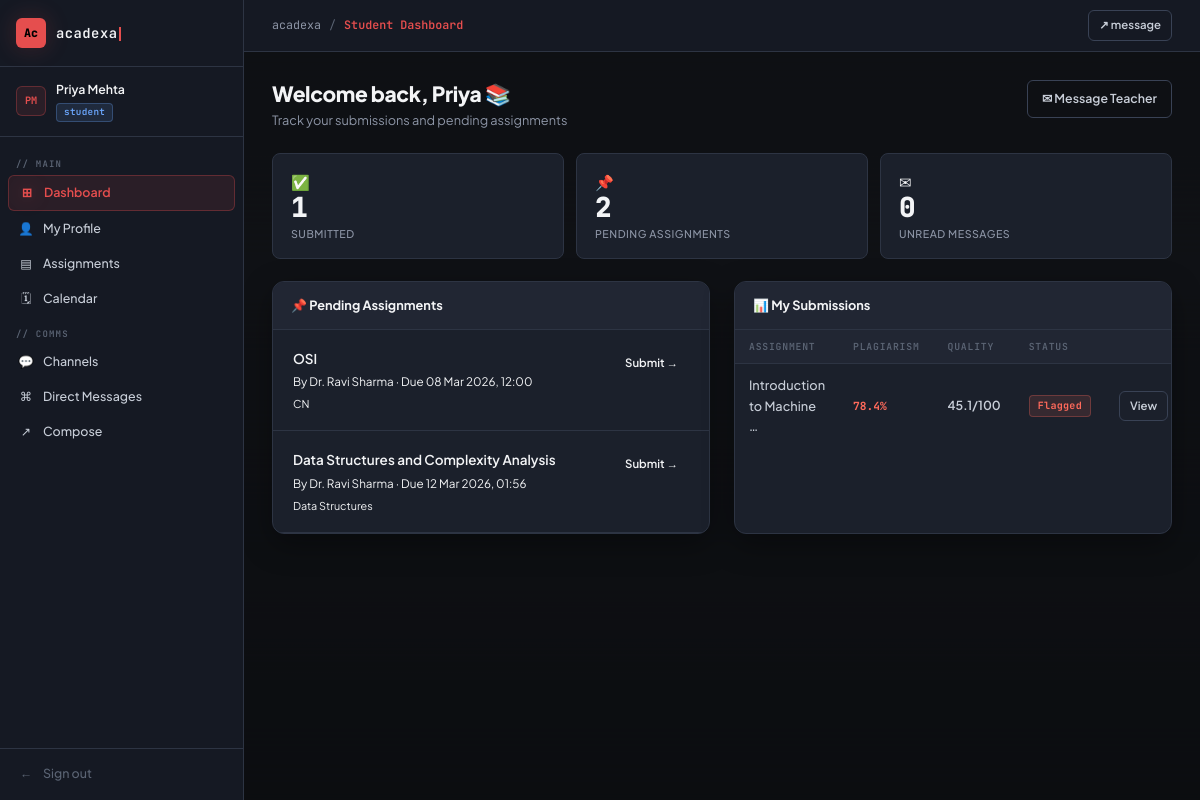
The app's page /dashboard/ (signed in), older data.
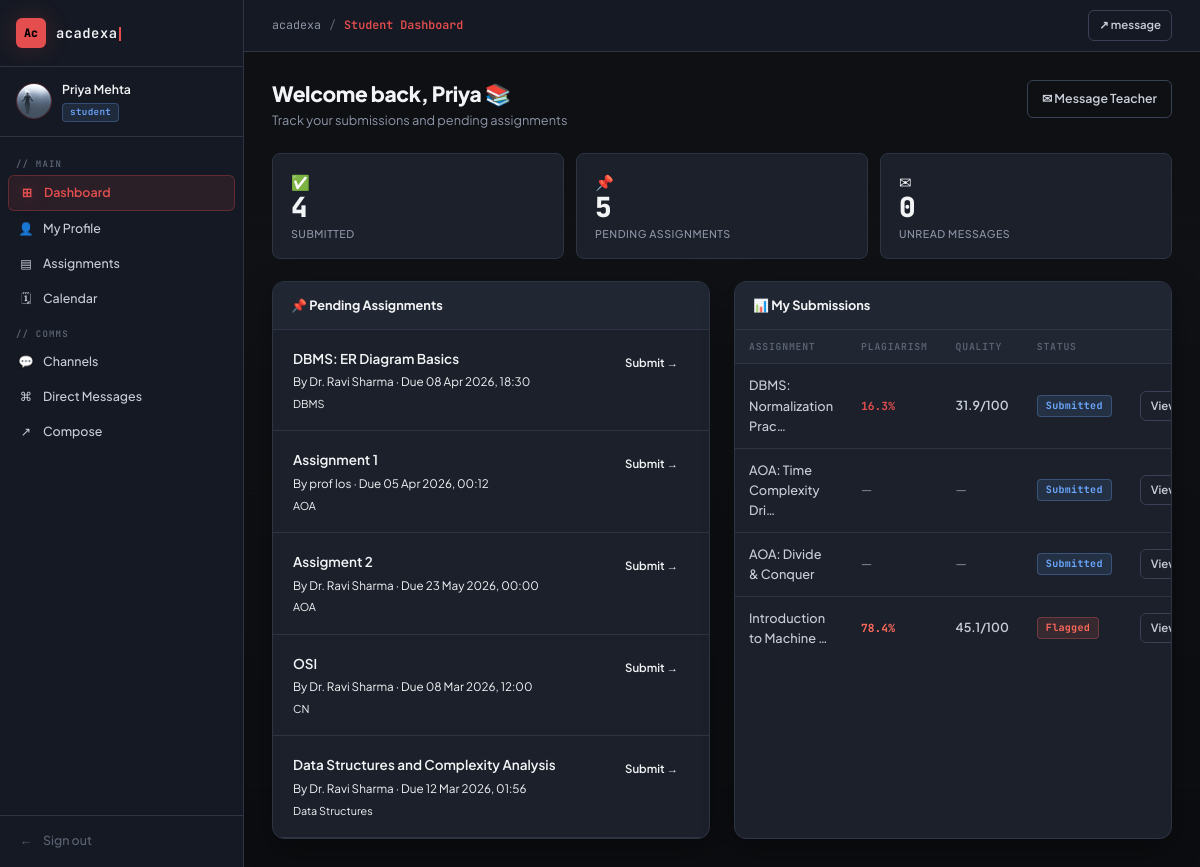
The same page, newer data.
### apps/accounts/models.py (models this page shows, shortened)
class User(AbstractUser):
    ROLE_CHOICES = [
        ('student', 'Student'),
        ('teacher', 'Teacher'),
    ]
    role = models.CharField(max_length=10, choices=ROLE_CHOICES, default='student')
    department = models.CharField(max_length=100, blank=True)
    profile_pic = models.ImageField(upload_to='profiles/', blank=True, null=True)
    bio = models.TextField(blank=True)
    def is_teacher(self):
        return self.role == 'teacher'

### apps/assignments/models.py (models this page shows, shortened)
class Assignment(models.Model):
    teacher = models.ForeignKey(
        settings.AUTH_USER_MODEL,
        on_delete=models.CASCADE,
        related_name='assignments_created'
    )
    title = models.CharField(max_length=200)
    description = models.TextField()
    subject = models.CharField(max_length=100, blank=True)
    deadline = models.DateTimeField()
    max_marks = models.IntegerField(default=100)
    created_at = models.DateTimeField(auto_now_add=True)
    updated_at = models.DateTimeField(auto_now=True)
    class Meta:
        ordering = ['-created_at']

class Submission(models.Model):
    STATUS_CHOICES = [
        ('submitted', 'Submitted'),
        ('reviewed', 'Reviewed'),
        ('flagged', 'Flagged'),
        ('approved', 'Approved'),
    ]
    assignment = models.ForeignKey(Assignment, on_delete=models.CASCADE, related_name='submissions')
    student = models.ForeignKey(
        settings.AUTH_USER_MODEL,
        on_delete=models.CASCADE,
        related_name='submissions'
    )
    file = models.FileField(upload_to='submissions/', blank=True, null=True)
    text_content = models.TextField(blank=True)
    extracted_text = models.TextField(blank=True)
    plagiarism_score = models.FloatField(null=True, blank=True)
    confidence_score = models.FloatField(null=True, blank=True)
    quality_score = models.FloatField(null=True, blank=True)
    ai_feedback = models.TextField(blank=True)
    generated_solution = models.TextField(blank=True)
    status = models.CharField(max_length=20, choices=STATUS_CHOICES, default='submitted')
    teacher_remarks = models.TextField(blank=True)
    marks_awarded = models.IntegerField(null=True, blank=True)
    submitted_at = models.DateTimeField(auto_now_add=True)
    reviewed_at = models.DateTimeField(null=True, blank=True)
    class Meta:
        ordering = ['-submitted_at']
        unique_together = ['assignment', 'student']
    def plagiarism_level(self):
        if self.plagiarism_score is None:
            return 'unknown'
        if self.plagiarism_score >= 70:
            return 'high'
        elif self.plagiarism_score >= 40:
            return 'medium'
        return 'low'

### apps/accounts/views.py (the view)
# urls.py: path('', dashboard_view, name='dashboard'),
@login_required
def dashboard_view(request):
    user = request.user
    context = {'user': user}
    if user.is_teacher():
        assignments = Assignment.objects.filter(teacher=user).order_by('-created_at')
        submissions = Submission.objects.filter(assignment__teacher=user).order_by('-submitted_at')
        total_submissions = submissions.count()
        pending_review = submissions.filter(status='submitted').count()
        flagged = submissions.filter(plagiarism_score__gte=60).count()
        avg_plagiarism = 0
        if total_submissions:
            scores = [s.plagiarism_score for s in submissions if s.plagiarism_score is not None]
            avg_plagiarism = round(sum(scores) / len(scores), 1) if scores else 0
        recent_submissions = submissions[:5]
        context.update({
            'assignments': assignments,
            'recent_submissions': recent_submissions,
            'total_submissions': total_submissions,
            'pending_review': pending_review,
            'flagged': flagged,
            'avg_plagiarism': avg_plagiarism,
            'total_assignments': assignments.count(),
        })
        return render(request, 'accounts/teacher_dashboard.html', context)
    else:
        submissions = Submission.objects.filter(student=user).order_by('-submitted_at')
        available = Assignment.objects.exclude(
            id__in=submissions.values_list('assignment_id', flat=True)
        ).order_by('-created_at')
        messages_count = Message.objects.filter(receiver=user, is_read=False).count()
        context.update({
            'submissions': submissions,
            'available_assignments': available,
            'unread_messages': messages_count,
            'total_submitted': submissions.count(),
        })
        return render(request, 'accounts/student_dashboard.html', context)

### templates/accounts/student_dashboard.html (shortened to what this page needs)
{% extends 'base/base.html' %}
{% block page_title %}Student Dashboard{% endblock %}
{% block content %}
<div class="page-header">
  <div>
    <h1>Welcome back, {{ user.first_name }} 📚</h1>
    <p>Track your submissions and pending assignments</p>
  </div>
  <a href="{% url 'send_message' %}" class="btn btn-outline">✉ Message Teacher</a>
</div>
<div class="stats-grid">
  <div class="stat-card">
    <span class="stat-icon">✅</span>
    <div class="stat-value">{{ total_submitted }}</div>
    <div class="stat-label">Submitted</div>
  </div>
  <div class="stat-card warning">
    <span class="stat-icon">📌</span>
    <div class="stat-value">{{ available_assignments|length }}</div>
    <div class="stat-label">Pending Assignments</div>
  </div>
  <div class="stat-card">
    <span class="stat-icon">✉</span>
    <div class="stat-value">{{ unread_messages }}</div>
    <div class="stat-label">Unread Messages</div>
  </div>
</div>
<div style="display:grid; grid-template-columns:1fr 1fr; gap:24px;">
  <div class="card">
    <div class="card-header">
      <h3>📌 Pending Assignments</h3>
    </div>
    <div>
      {% if available_assignments %}
        {% for a in available_assignments %}
        <div style="padding:18px 20px; border-bottom:1px solid var(--border);">
          <div style="display:flex; justify-content:space-between; align-items:flex-start;">
            <div>
              <div style="font-weight:600; color:var(--navy); font-size:0.9rem;">{{ a.title }}</div>
              <div style="font-size:0.78rem; color:var(--text-muted); margin-top:4px;">
                By {{ a.teacher.get_full_name }} · Due {{ a.deadline|date:"d M Y, H:i" }}
              </div>
              {% if a.subject %}<div style="font-size:0.72rem; color:var(--gold); margin-top:3px;">{{ a.subject }}</div>{% endif %}
            </div>
            <a href="{% url 'submit_assignment' a.pk %}" class="btn btn-gold btn-sm">Submit →</a>
          </div>
        </div>
        {% endfor %}
      {% else %}
        <div class="card-body" style="text-align:center; color:var(--text-muted); padding:40px;">
          🎉 All caught up! No pending assignments.
        </div>
      {% endif %}
    </div>
  </div>
  <div class="card">
    <div class="card-header">
      <h3>📊 My Submissions</h3>
    </div>
    <div style="overflow-x:auto;">
      {% if submissions %}
      <table class="data-table">
        <thead>
          <tr><th>Assignment</th><th>Plagiarism</th><th>Quality</th><th>Status</th><th></th></tr>
        </thead>
        <tbody>
          {% for sub in submissions %}
          <tr>
            <td style="font-size:0.85rem; font-weight:500;">{{ sub.assignment.title|truncatechars:25 }}</td>
            <td>
              {% if sub.plagiarism_score is not None %}
              <span class="plag-pct {{ sub.plagiarism_level }}">{{ sub.plagiarism_score }}%</span>
              {% else %}<span class="text-muted">—</span>{% endif %}
            </td>
            <td>
              {% if sub.quality_score is not None %}
              <span style="font-weight:600; color:var(--navy);">{{ sub.quality_score }}/100</span>
              {% else %}<span class="text-muted">—</span>{% endif %}
            </td>
            <td><span class="badge badge-{{ sub.status }}">{{ sub.get_status_display }}</span></td>
            <td><a href="{% url 'submission_detail' sub.pk %}" class="btn btn-outline btn-sm">View</a></td>
          </tr>
          {% endfor %}
        </tbody>
      </table>
      {% else %}
        <div class="card-body" style="text-align:center; color:var(--text-muted); padding:40px;">
          No submissions yet. Start by submitting an assignment.
        </div>
      {% endif %}
    </div>
  </div>
</div>
{% endblock %}

### templates/base/base.html (shortened to what this page needs)
{% load static %}
<!DOCTYPE html>
<html lang="en">
<head>
  <link rel="stylesheet" href="{% static 'css/acadexa.css' %}?v=valorant2">
</head>
<body>
{% if user.is_authenticated %}
<div class="layout">
  <aside class="sidebar">
    <a href="{% url 'dashboard' %}" class="sidebar-logo">
      <div class="logo-icon">Ac</div>
      <span class="logo-text">acadexa<span class="logo-cursor"></span></span>
    </a>
    <div class="sidebar-user">
      {% if user.profile_pic %}
        <img src="{{ user.profile_pic.url }}" alt="Profile Pic" class="user-avatar" style="object-fit:cover; border-radius:50%; width:36px; height:36px; padding:0; background:transparent;">
      {% else %}
        <div class="user-avatar">{{ user.first_name|first|upper }}{{ user.last_name|first|upper }}</div>
      {% endif %}
      <div>
        <div class="user-name">{{ user.get_full_name|default:user.username }}</div>
        <span class="user-role {{ user.role }}">{{ user.role }}</span>
      </div>
    </div>
    <nav class="sidebar-nav">
      <div class="nav-section-label">// main</div>
      <a href="{% url 'dashboard' %}" class="nav-link {% if request.resolver_match.url_name == 'dashboard' %}active{% endif %}">
        <span class="nav-icon">⊞</span> Dashboard
      </a>
      <a href="{% url 'profile_edit' %}" class="nav-link {% if request.resolver_match.url_name == 'profile_edit' %}active{% endif %}">
        <span class="nav-icon">👤</span> My Profile
      </a>
      <a href="{% url 'assignment_list' %}" class="nav-link">
        <span class="nav-icon">▤</span> Assignments
      </a>
      <a href="{% url 'assignment_calendar' %}" class="nav-link {% if request.resolver_match.url_name == 'assignment_calendar' %}active{% endif %}">
        <span class="nav-icon">🗓</span> Calendar
      </a>
      <div class="nav-section-label">// comms</div>
      <a href="{% url 'channel_list' %}" class="nav-link {% if 'channel' in request.resolver_match.url_name %}active{% endif %}">
        <span class="nav-icon">💬</span> Channels
      </a>
      <a href="{% url 'inbox' %}" class="nav-link {% if request.resolver_match.url_name == 'inbox' %}active{% endif %}">
        <span class="nav-icon">⌘</span> Direct Messages
      </a>
      <a href="{% url 'send_message' %}" class="nav-link">
        <span class="nav-icon">↗</span> Compose
      </a>
    </nav>
    <div class="sidebar-footer">
      <a href="{% url 'logout' %}" class="nav-link" style="color: var(--text-4);">
        <span class="nav-icon">←</span> Sign out
      </a>
    </div>
  </aside>
  <div class="main-content">
    <header class="topbar">
      <div class="breadcrumb">
        <span>acadexa</span>
        <span class="sep">/</span>
        <span class="current">{% block page_title %}dashboard{% endblock %}</span>
      </div>
      <div class="topbar-actions">
        {% if user.is_teacher %}
          <a href="{% url 'assignment_create' %}" class="btn btn-primary btn-sm">+ new assignment</a>
        {% else %}
          <a href="{% url 'send_message' %}" class="btn btn-outline btn-sm">↗ message</a>
        {% endif %}
      </div>
    </header>
    <div class="page-body">
      {% block content %}{% endblock %}
    </div>
  </div>
</div>
{% else %}
  {% block auth_content %}{% endblock %}
{% endif %}
</body>
</html>

Row changes from the older to the newer data that the page shows:
changed User "Priya": profile_pic: picture added; profile_pic empty → "profiles/pfp.jpg" (drawn); first_name|first "P" → (not shown); last_name|first "M" → (not shown)
added Assignment: title "DBMS: ER Diagram Basics", teacher.get_full_name "Dr. Ravi Sharma", deadline "08 Apr 2026, 18:30", subject "DBMS"
added Assignment: title "Assignment 1", teacher.get_full_name "prof los", deadline "05 Apr 2026, 00:12", subject "AOA"
added Assignment: title "Assigment 2", teacher.get_full_name "Dr. Ravi Sharma", deadline "23 May 2026, 00:00", subject "AOA"
added Submission: assignment "DBMS: Normalization Prac…", plagiarism_score "16.3", quality_score "31.9", status "Submitted"
added Submission: assignment "AOA: Time Complexity Dri…", status "Submitted"
added Submission: assignment "AOA: Divide & Conquer", status "Submitted"
Text that changed along with them:
{{ total_submitted }}: "1" → "4"
{{ available_assignments|length }}: "2" → "5"
